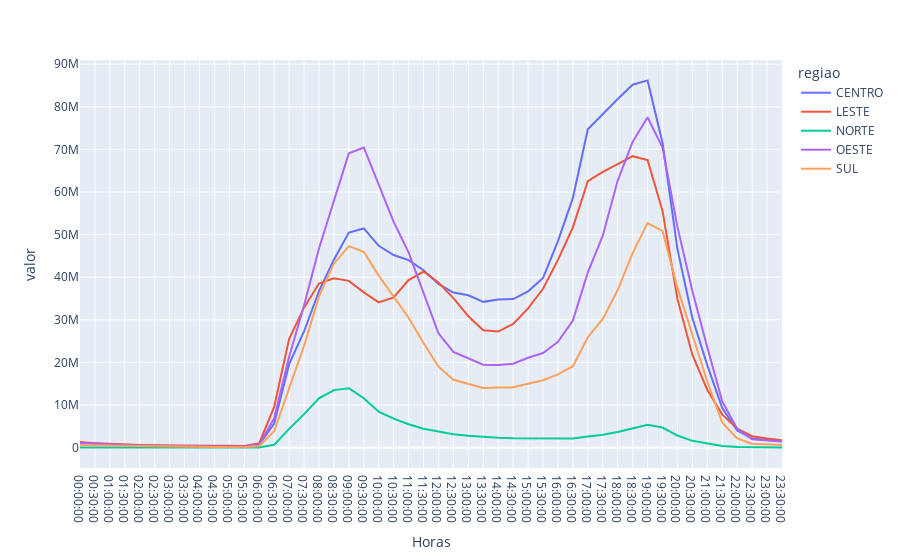

Notebook source saved alongside this figure:
### Code cell
#Gráfico para visualizar horários com mais transito por região
fig = px.line(df_horarios, x="Horas", y='valor',color = 'regiao')
fig.show()
